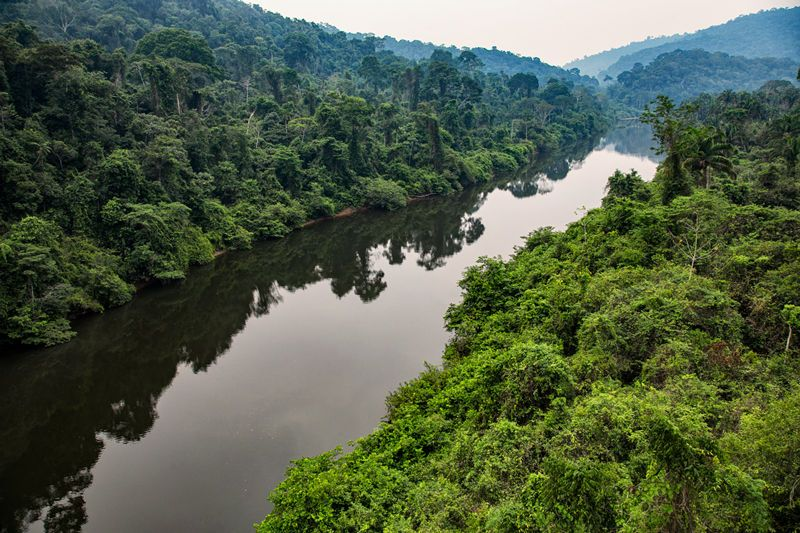
#> input picture deforestation_ama1/photo/2048 (1).jpg, 800 x 533 px; its folder holds only this picture in this run
$ python -i A4.py   (imports and definitions only)
#> lines starting #> are read from the running program, lines starting #| are printed output that depends on the picture; after the words box and inside, x2 and y2 are one past the last pixel; in counts of white or black regions, pixels touching at a corner belong together
import cv2
import numpy as np
import os

def highlight_green(input_image_path):
    # Charger l'image d'entrée
#> called with input_image_path = '../photo/2048 (1).jpg'
    image = cv2.imread(input_image_path)
#> image is the input picture: shape (533, 800, 3); mean B, G, R 71.4, 93.7, 81.2

    # Convertir l'image en format HSV (teinte, saturation, valeur)
    hsv_image = cv2.cvtColor(image, cv2.COLOR_BGR2HSV)
#> hsv_image: shape (533, 800, 3); mean H, S, V 47.6, 110.2, 97.1

    # Définir la plage de couleurs verte
    lower_green = np.array([35, 50, 50])  # Plage inférieure (vert)
    upper_green = np.array([85, 255, 255])  # Plage supérieure (vert)

    # Créer un masque pour les pixels verts
    green_mask = cv2.inRange(hsv_image, lower_green, upper_green)
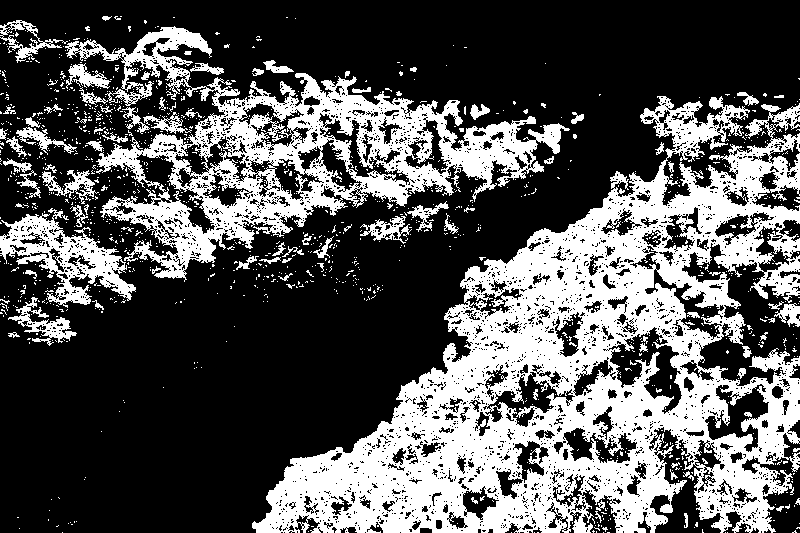
#> green_mask: shape (533, 800); 34% white; 1301 white regions (1213 under 20 px), largest, box (x1, y1, x2, y2) and area: (252, 96, 800, 533) 93708, (65, 26, 570, 282) 33385, (0, 208, 136, 308) 4869

    # Appliquer le masque pour mettre en évidence le vert
    result = cv2.bitwise_and(image, image, mask=green_mask)
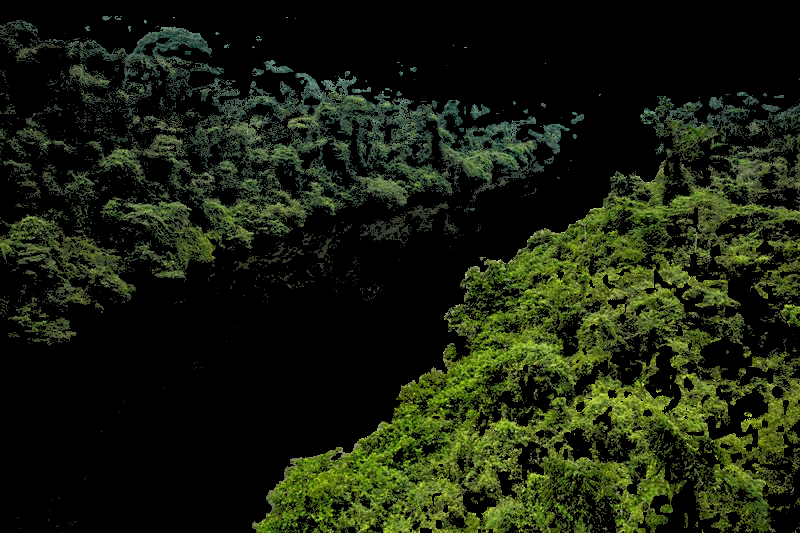
#> result: shape (533, 800, 3); mean B, G, R 14.6, 32.2, 25.8

    return result

def overlay_images(image1, image2):
    # Superposer les deux images en gardant l'image1 en vert et en transformant le vert de l'image2 en rouge
    alpha = 0.5
    overlay = cv2.addWeighted(image1, alpha, image2, 1 - alpha, 0)
    return overlay

def process_images_and_save(input_dir, output_dir):
    # Obtenir la liste des fichiers triés par ordre alphabétique
    image_files = sorted([f for f in os.listdir(input_dir) if f.endswith(".jpg") or f.endswith(".jpeg") or f.endswith(".png")])

    if not os.path.exists(output_dir):
        os.makedirs(output_dir)

    # Charger la première image et la mettre en évidence en vert
    first_image_path = os.path.join(input_dir, image_files[0])
    highlighted_green = highlight_green(first_image_path)

    # Obtenir la taille de la première image
    target_size = highlighted_green.shape

    for i in range(1, len(image_files)):
        input_image_path = os.path.join(input_dir, image_files[i])

        # Charger l'image courante et la mettre en évidence en vert
        current_highlighted_green = highlight_green(input_image_path)

        # Redimensionner l'image courante à la taille de la première image si nécessaire
        if current_highlighted_green.shape != target_size:
            current_highlighted_green = cv2.resize(current_highlighted_green, (target_size[1], target_size[0]))

        # Superposer l'image courante avec l'image précédente
        result_image = overlay_images(highlighted_green, current_highlighted_green)

        # Créer le nom de fichier de sortie
        base_filename, _ = os.path.splitext(image_files[i])
        output_filename = f"{base_filename}_superpose.jpg"
        output_image_path = os.path.join(output_dir, output_filename)

        # Enregistrer l'image résultante
        cv2.imwrite(output_image_path, result_image)

# [7 lines not run here, left out]

>>> result = highlight_green('../photo/2048 (1).jpg')

$ run again, on deforestation_ama1/photo/2048 (3).jpg
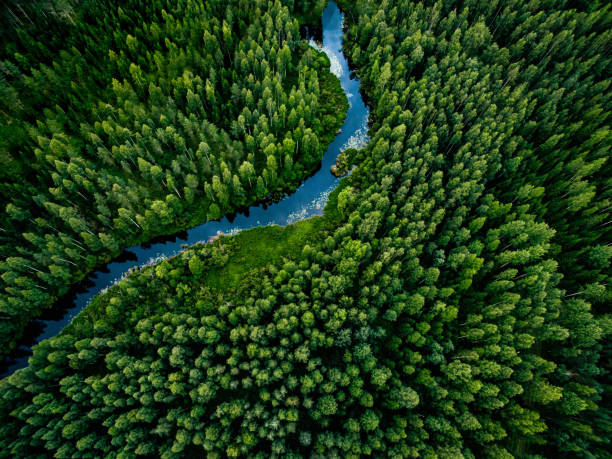
#> input picture deforestation_ama1/photo/2048 (3).jpg, 612 x 459 px
#> in highlight_green, image is the input picture: shape (459, 612, 3); mean B, G, R 23.2, 60.9, 30.7
#> hsv_image: shape (459, 612, 3); mean H, S, V 59, 194.2, 62
#> in highlight_green, `green_mask = cv2.inRange(hsv_image, lower_green, upper_green)`:
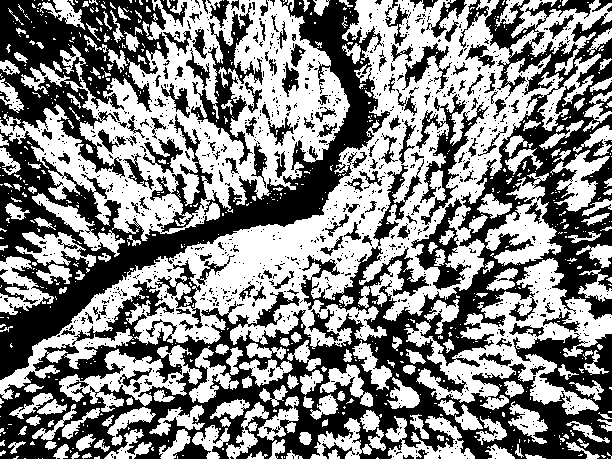
#> green_mask: shape (459, 612); 52.5% white; 1265 black regions (1111 under 20 px), largest, box (x1, y1, x2, y2) and area: (0, 0, 612, 459) 66561, (0, 0, 390, 380) 26602, (0, 0, 169, 178) 13511
#> in highlight_green, `result = cv2.bitwise_and(image, image, mask=green_mask)`:
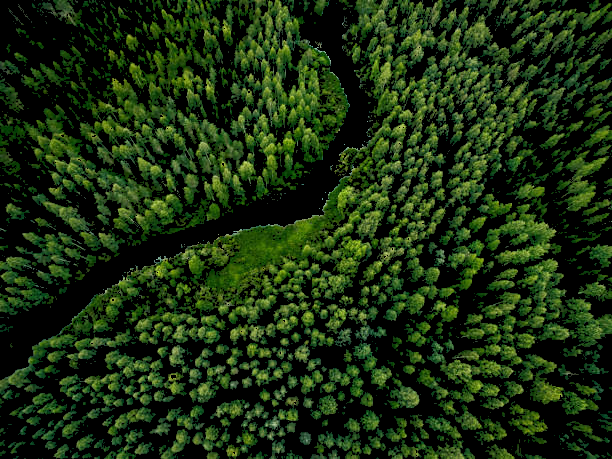
#> result: shape (459, 612, 3); mean B, G, R 15.6, 46.6, 26.8

$ run again, on deforestation_ama1/photo/62d6dfeb97661c91708b456f.jpg
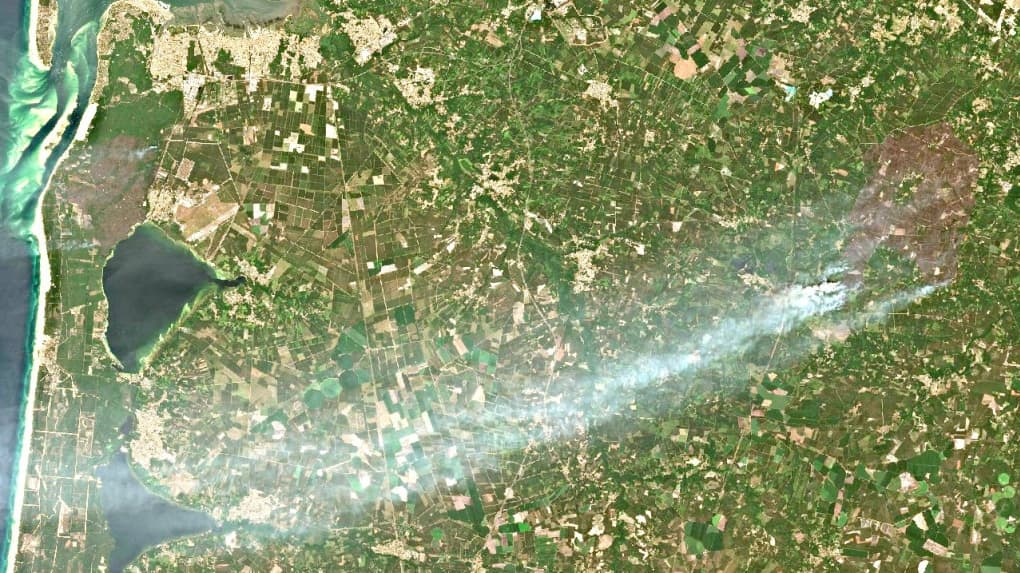
#> input picture deforestation_ama1/photo/62d6dfeb97661c91708b456f.jpg, 1020 x 573 px
#> in highlight_green, image is the input picture: shape (573, 1020, 3); mean B, G, R 108.2, 148.7, 137.2
#> hsv_image: shape (573, 1020, 3); mean H, S, V 41.8, 85.9, 151
#> in highlight_green, `green_mask = cv2.inRange(hsv_image, lower_green, upper_green)`:
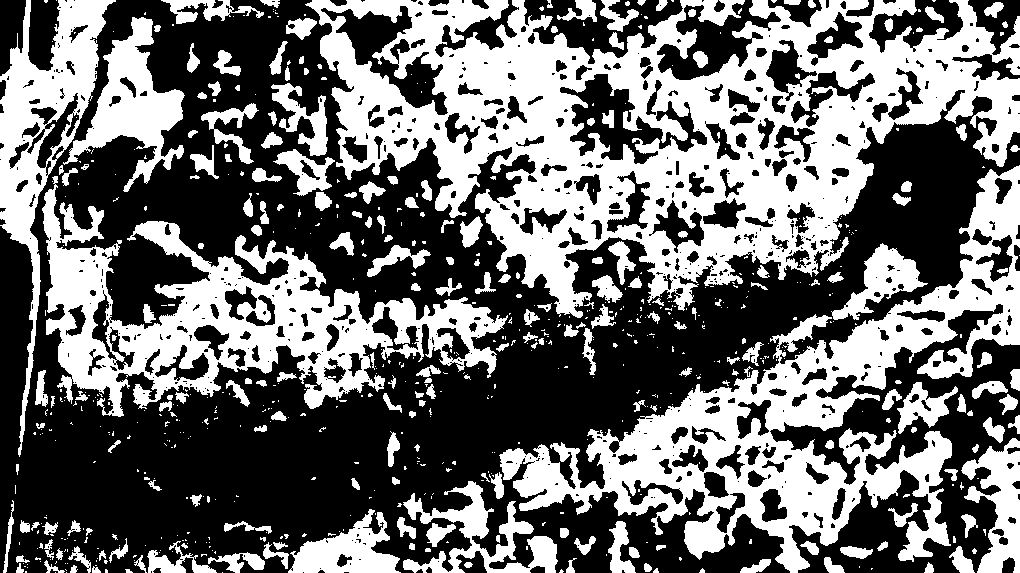
#> green_mask: shape (573, 1020); 43.2% white; 690 white regions (469 under 20 px), largest, box (x1, y1, x2, y2) and area: (305, 0, 1020, 318) 98213, (499, 165, 1020, 573) 50231, (42, 176, 508, 417) 35113
#> in highlight_green, `result = cv2.bitwise_and(image, image, mask=green_mask)`:
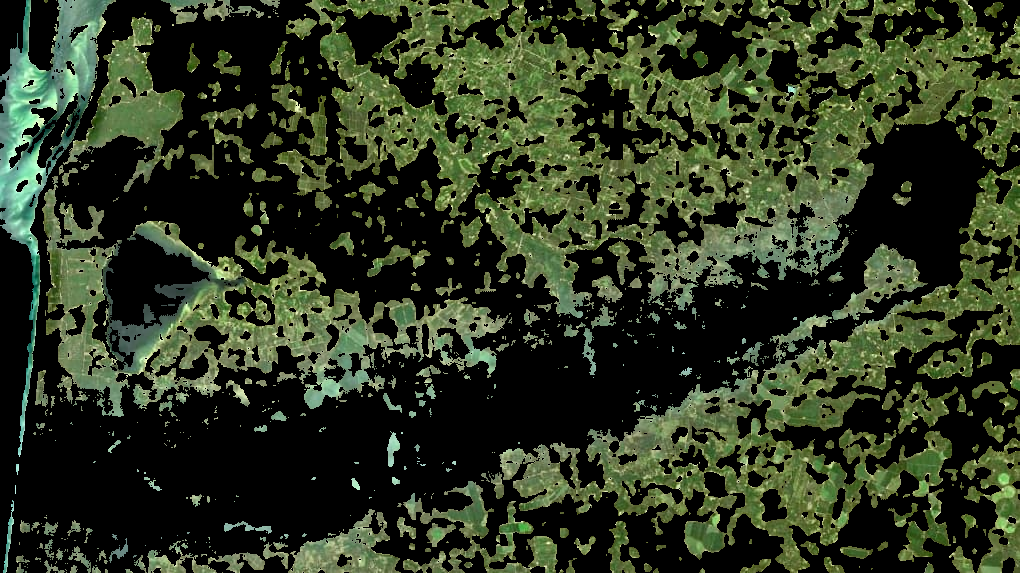
#> result: shape (573, 1020, 3); mean B, G, R 34, 55.5, 46
